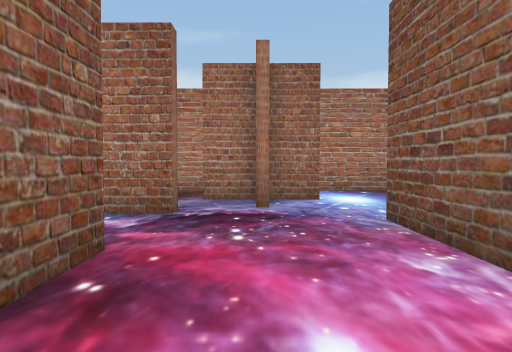
[1] (above)

16 first-person views from a walk through a Unity game level. The camera is 1.3 m above the floor, tilts 2° down and sees 75° across. The floor is counted in squares, 2 m on a side. Each view is taken from the middle of a square. On the plan, view 1 faces up. The plan holds only what a view shows up to about 10 squares ahead; the rest is blank. The player character is not drawn.

[2]
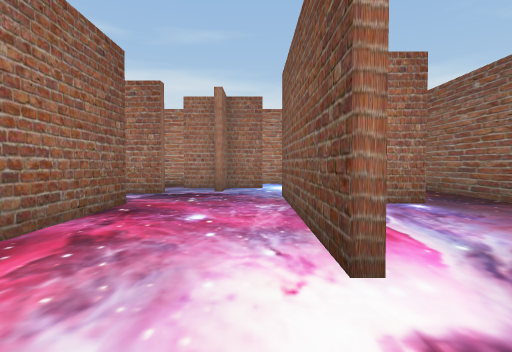

[3]
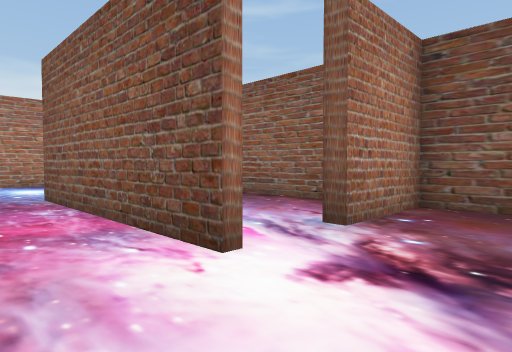

[4]
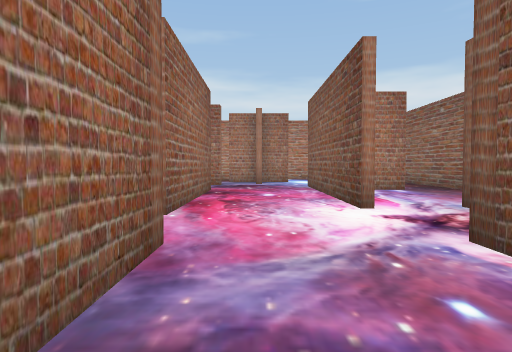

[5]
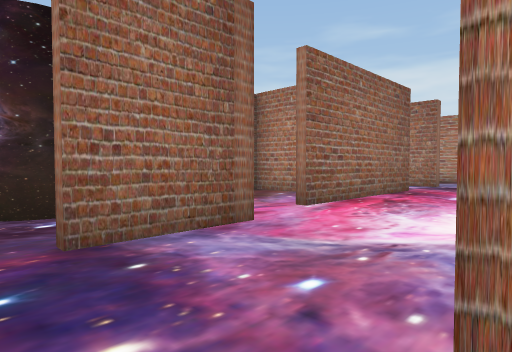

[6]
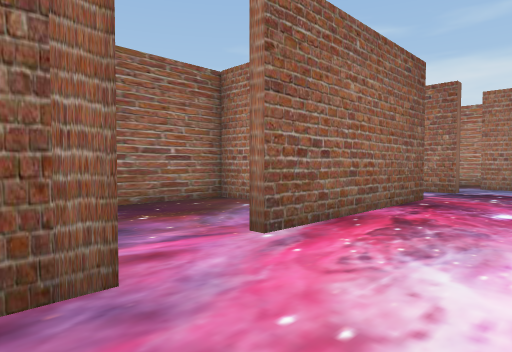

[7]
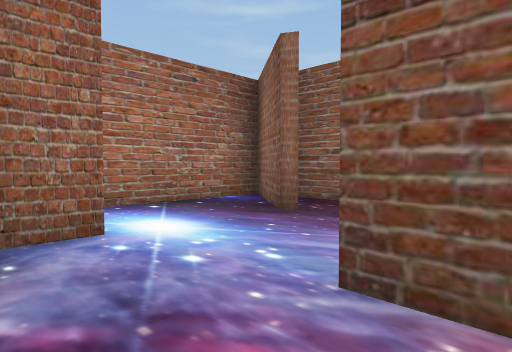

[8]
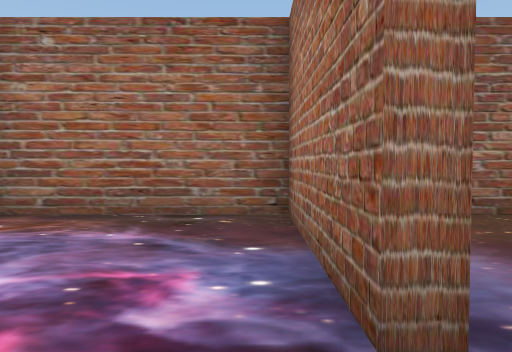

[9]
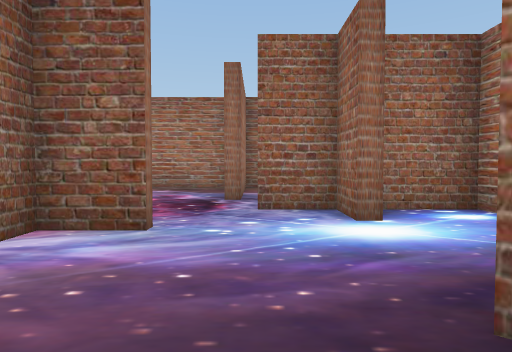

[10]
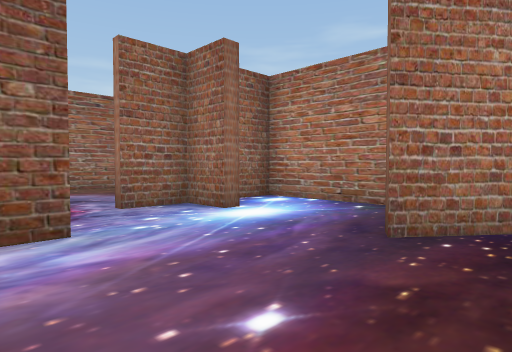

[11]
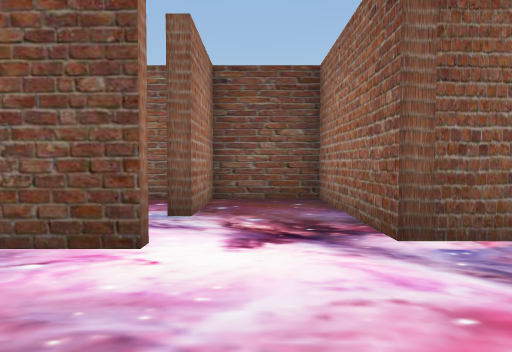

[12]
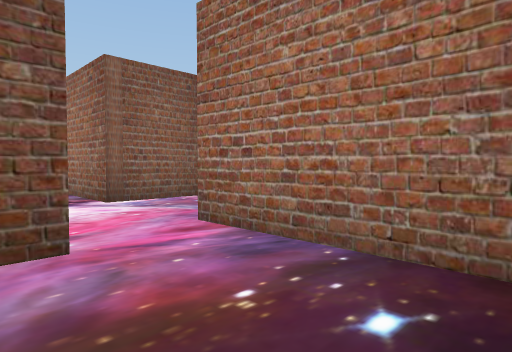

[13]
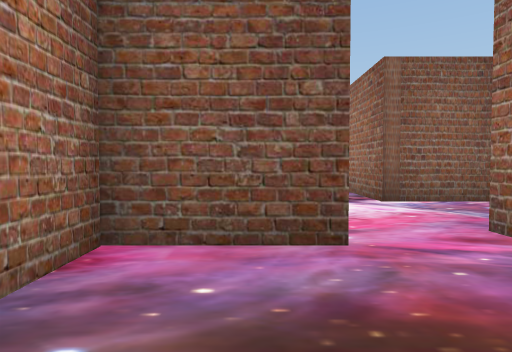

[14]
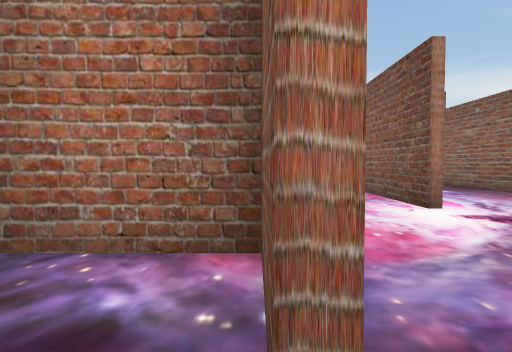

[15]
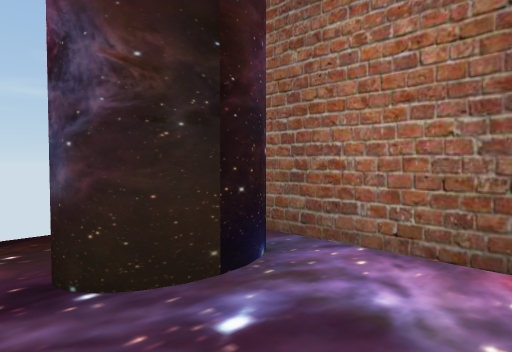

[16]
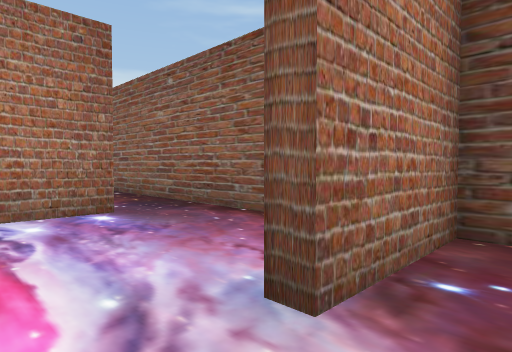

### Floor plan
Ten units are one square. View 1 is at (0, 0); x grows to the right and y downward. Boxes are objects, and circles mark ways between rooms. Rooms are numbered by the first view taken in them; rooms with no view inside come last. Other rooms are left out.
<svg viewBox="-48 -87 106 152">
<path fill="none" stroke="#000" d="M17 -40 17 -28 22 -28M-11 -26 -11 18M39 -25 25 -25M-10 -44 -43 -44 -43 -6M15 11 15 -40M12 -62 2 -62 2 -50M36 -61 53 -82 2 -82 2 -68M53 4 53 -71M-8 33 -8 54M46 -69 37 -59M18 51 18 33 53 33 53 12 31 12M-14 18 -14 -2 -43 -2 -43 19M-38 33 -8 33M-10 54 -10 36 -34 36"/>
<circle cx="-10" cy="20" r="3" fill="#2a7"/>
<circle cx="-10" cy="60" r="3" fill="#2a7"/>
<text x="10" y="-20">1</text>
<text x="-30" y="10">2</text>
<text x="-20" y="50">3</text>
</svg>
Room 1 opens to room 2. Room 1 opens to room 3.

Where each view was taken, in squares from view 1:
view 1: 0 up, 0 right, facing up
view 2: 3 down, 1 right, facing up
view 3: 3 down, 0 right, facing up-right
view 4: 6 down, 0 right, facing up
view 5: 6 down, 2 right, facing up-left
view 6: 4 down, 1 right, facing up-left
view 7: 3 up, 0 right, facing up-right
view 8: 4 up, 0 right, facing left
view 9: 5 up, 5 right, facing left
view 10: 3 up, 5 right, facing up-left
view 11: 2 down, 1 left, facing right
view 12: 1 down, 4 left, facing down-right
view 13: 1 down, 4 left, facing right
view 14: 6 down, 1 left, facing up
view 15: 6 down, 1 left, facing up-left
view 16: 2 down, 2 right, facing up-right
